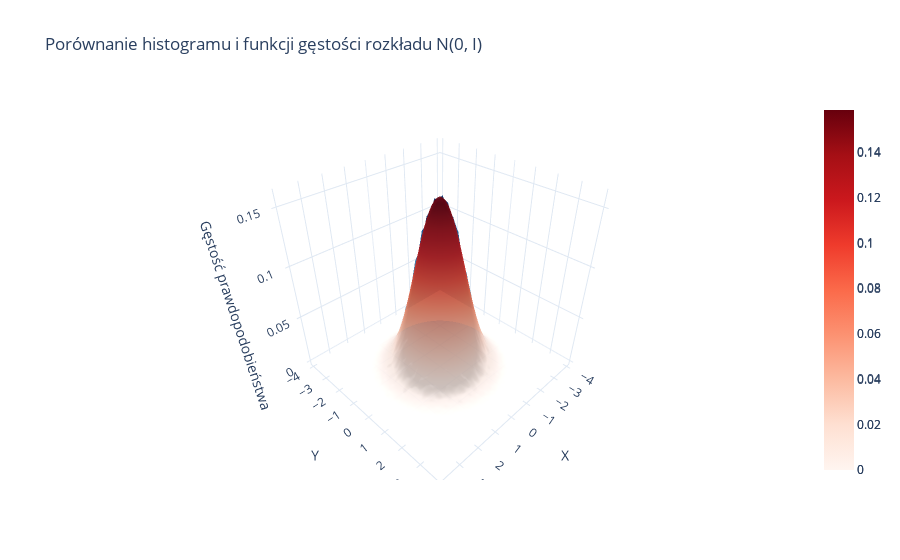

The cell this chart's notebook holds for it:
### Code cell
import numpy as np
import plotly.graph_objects as go
from scipy.stats import multivariate_normal

n = 1_000_000
x = np.random.randn(n)
y = np.random.randn(n)

hist, x_edges, y_edges = np.histogram2d(x, y, bins=60, range=[[-4, 4], [-4, 4]], density=True)

x_centers = 0.5 * (x_edges[:-1] + x_edges[1:])
y_centers = 0.5 * (y_edges[:-1] + y_edges[1:])
X, Y = np.meshgrid(x_centers, y_centers)

rv = multivariate_normal(mean=[0, 0], cov=[[1, 0], [0, 1]])
Z = rv.pdf(np.dstack((X, Y)))  

fig = go.Figure()


fig.add_trace(go.Surface(
    x=x_centers,
    y=y_centers,
    z=hist.T,  
    colorscale="Blues",
    opacity=0.7,
    name="Histogram (empiryczny)"
))

fig.add_trace(go.Surface(
    x=x_centers,
    y=y_centers,
    z=Z,
    colorscale="Reds",
    opacity=0.7,
    name="Gęstość teoretyczna N(0, I)"
))

fig.update_layout(
    title="Porównanie histogramu i funkcji gęstości rozkładu N(0, I)",
    scene=dict(
        xaxis_title="X",
        yaxis_title="Y",
        zaxis_title="Gęstość prawdopodobieństwa"
    ),
    template="plotly_white",
    showlegend=False,
)

fig.show()

### Figure 1 — Plotly figure (JSON) as saved in the notebook; plotly's stock layout.template omitted (floating-point values rounded to 4 significant figures; data arrays with more than 128 entries replaced by an {"elided": "..."} marker saying what was removed)
{"data": [{"colorscale": [[0, "rgb(247,251,255)"], [0.125, "rgb(222,235,247)"], [0.25, "rgb(198,219,239)"], [0.375, "rgb(158,202,225)"], [0.5, "rgb(107,174,214)"], [0.625, "rgb(66,146,198)"], [0.75, "rgb(33,113,181)"], [0.875, "rgb(8,81,156)"], [1, "rgb(8,48,107)"]], "name": "Histogram (empiryczny)", "opacity": 0.7, "type": "surface", "x": [-3.933, -3.8, -3.667, -3.533, -3.4, -3.267, -3.133, -3.0, -2.867, -2.733, -2.6, -2.467, -2.333, -2.2, -2.067, -1.933, -1.8, -1.667, -1.533, -1.4, -1.267, -1.133, -1.0, -0.8667, -0.7333, -0.6, -0.4667, -0.3333, -0.2, -0.06667, 0.06667, 0.2, 0.3333, 0.4667, 0.6, 0.7333, 0.8667, 1.0, 1.133, 1.267, 1.4, 1.533, 1.667, 1.8, 1.933, 2.067, 2.2, 2.333, 2.467, 2.6, 2.733, 2.867, 3.0, 3.133, 3.267, 3.4, 3.533, 3.667, 3.8, 3.933], "y": [-3.933, -3.8, -3.667, -3.533, -3.4, -3.267, -3.133, -3.0, -2.867, -2.733, -2.6, -2.467, -2.333, -2.2, -2.067, -1.933, -1.8, -1.667, -1.533, -1.4, -1.267, -1.133, -1.0, -0.8667, -0.7333, -0.6, -0.4667, -0.3333, -0.2, -0.06667, 0.06667, 0.2, 0.3333, 0.4667, 0.6, 0.7333, 0.8667, 1.0, 1.133, 1.267, 1.4, 1.533, 1.667, 1.8, 1.933, 2.067, 2.2, 2.333, 2.467, 2.6, 2.733, 2.867, 3.0, 3.133, 3.267, 3.4, 3.533, 3.667, 3.8, 3.933], "z": {"elided": "60x60 float values"}}, {"colorscale": [[0, "rgb(255,245,240)"], [0.125, "rgb(254,224,210)"], [0.25, "rgb(252,187,161)"], [0.375, "rgb(252,146,114)"], [0.5, "rgb(251,106,74)"], [0.625, "rgb(239,59,44)"], [0.75, "rgb(203,24,29)"], [0.875, "rgb(165,15,21)"], [1, "rgb(103,0,13)"]], "name": "Gęstość teoretyczna N(0, I)", "opacity": 0.7, "type": "surface", "x": [-3.933, -3.8, -3.667, -3.533, -3.4, -3.267, -3.133, -3.0, -2.867, -2.733, -2.6, -2.467, -2.333, -2.2, -2.067, -1.933, -1.8, -1.667, -1.533, -1.4, -1.267, -1.133, -1.0, -0.8667, -0.7333, -0.6, -0.4667, -0.3333, -0.2, -0.06667, 0.06667, 0.2, 0.3333, 0.4667, 0.6, 0.7333, 0.8667, 1.0, 1.133, 1.267, 1.4, 1.533, 1.667, 1.8, 1.933, 2.067, 2.2, 2.333, 2.467, 2.6, 2.733, 2.867, 3.0, 3.133, 3.267, 3.4, 3.533, 3.667, 3.8, 3.933], "y": [-3.933, -3.8, -3.667, -3.533, -3.4, -3.267, -3.133, -3.0, -2.867, -2.733, -2.6, -2.467, -2.333, -2.2, -2.067, -1.933, -1.8, -1.667, -1.533, -1.4, -1.267, -1.133, -1.0, -0.8667, -0.7333, -0.6, -0.4667, -0.3333, -0.2, -0.06667, 0.06667, 0.2, 0.3333, 0.4667, 0.6, 0.7333, 0.8667, 1.0, 1.133, 1.267, 1.4, 1.533, 1.667, 1.8, 1.933, 2.067, 2.2, 2.333, 2.467, 2.6, 2.733, 2.867, 3.0, 3.133, 3.267, 3.4, 3.533, 3.667, 3.8, 3.933], "z": {"elided": "60x60 float values"}}], "layout": {"scene": {"xaxis": {"title": {"text": "X"}}, "yaxis": {"title": {"text": "Y"}}, "zaxis": {"title": {"text": "Gęstość prawdopodobieństwa"}}}, "showlegend": false, "title": {"text": "Porównanie histogramu i funkcji gęstości rozkładu N(0, I)"}}}
